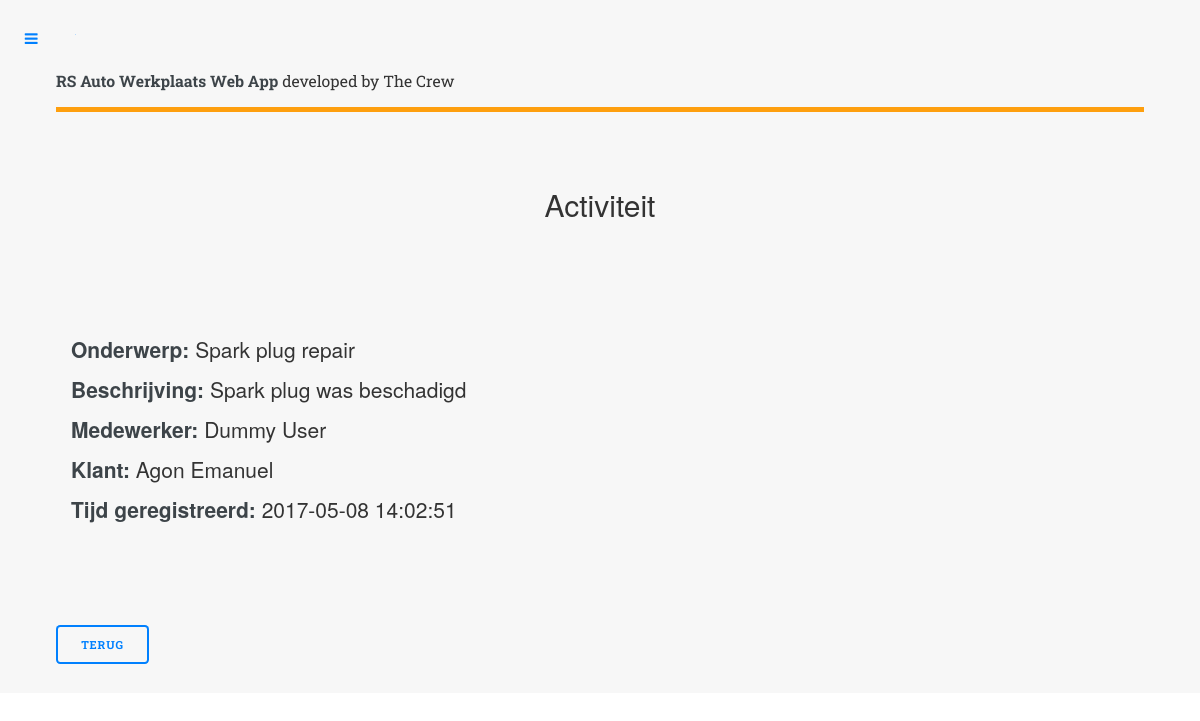
/view_activity.php?id=1, run on the app's committed database.
### tables this page shows
CREATE TABLE `activities` (
  `id` int(11) NOT NULL AUTO_INCREMENT,
  `user_id` int(11) NOT NULL,
  `person_id` int(11) NOT NULL,
  `topic` varchar(45) NOT NULL,
  `description` varchar(255) NOT NULL,
  `created_at` timestamp NULL DEFAULT NULL,
  PRIMARY KEY (`id`)
);

CREATE TABLE `users` (
  `id` int(11) NOT NULL AUTO_INCREMENT,
  `user_role_id` int(11) NOT NULL,
  `firstname` varchar(255) NOT NULL,
  `lastname` varchar(255) NOT NULL,
  `address` varchar(255) NOT NULL,
  `email` varchar(255) NOT NULL,
  `phone` varchar(255) NOT NULL,
  `image` varchar(255) NOT NULL DEFAULT '0',
  `password` varchar(255) NOT NULL,
  `created_at` timestamp NOT NULL DEFAULT CURRENT_TIMESTAMP,
  PRIMARY KEY (`id`)
);

CREATE TABLE `persons` (
  `id` int(11) NOT NULL AUTO_INCREMENT,
  `firstname` varchar(255) NOT NULL,
  `lastname` varchar(255) NOT NULL,
  `address` varchar(255) NOT NULL,
  `email` varchar(255) NOT NULL,
  `phone` varchar(255) NOT NULL,
  `created_at` timestamp NOT NULL DEFAULT CURRENT_TIMESTAMP,
  PRIMARY KEY (`id`)
);

### view_activity.php (the view, shortened to what this page needs)
<?php
	require 'includes/head.php';
	require 'backend/db.php';
	$id = $_GET['id'];
	$sql = "SELECT activities.*, users.firstname AS u_fname, users.lastname AS u_lname, persons.firstname AS p_fname, persons.lastname AS p_lname FROM activities
			INNER JOIN users ON users.id = activities.user_id
			INNER JOIN persons ON persons.id = activities.person_id
			WHERE activities.id = '$id'";
	$query = $conn->query($sql);
	while ($result = $query->fetch_assoc()) {
		$topic = $result['topic'];
		$description = $result['description'];
		$user_fullname = $result['u_fname'].' '.$result['u_lname'];
		$person_fullname = $result['p_fname'].' '.$result['p_lname'];
		$registered = $result['created_at'];
	}
?>
<div id="wrapper">
	<div id="main">
		<div class="inner">
				<?php
					require 'includes/header.php';
				?>
			<section>
				<header class="main">
					<div align="center"><h2>Activiteit</h2></div>
				</header>
				<section id="banner">
					<div class="content">
						<p style="font-size: 1.5em;"><b>Onderwerp: </b><?php echo $topic; ?></p>
						<p style="font-size: 1.5em;""><b>Beschrijving: </b><?php echo $description; ?></p>
						<p style="font-size: 1.5em;""><b>Medewerker: </b><?php echo $user_fullname; ?></p>
						<p style="font-size: 1.5em;""><b>Klant: </b><?php echo $person_fullname; ?></p>
						<p style="font-size: 1.5em;""><b>Tijd geregistreerd: </b><?php echo $registered; ?></p>
					</div>
				</section>
				<button class="button" onclick="history.go(-1);">Terug</button>
			</section>
		</div>
	</div>
</div>
<?php
	require 'includes/foot.php';
?>

### assets/css/main.css (style rules this page uses)
html, body, div, span, applet, object, iframe, h1, h2, h3, h4, h5, h6, p, blockquote, pre, a, abbr, acronym, address, big, cite, code, del, dfn, em, img, ins, kbd, q, s, samp, small, strike, strong, sub, sup, tt, var, b, u, i, center, dl, dt, dd, ol, ul, li, fieldset, form, label, legend, table, caption, tbody, tfoot, thead, tr, th, td, article, aside, canvas, details, embed, figure, figcaption, footer, header, hgroup, menu, nav, output, ruby, section, summary, time, mark, audio, video { margin: 0; padding: 0; border: 0; font-size: 100%; font: inherit; vertical-align: baseline; }
article, aside, details, figcaption, figure, footer, header, hgroup, menu, nav, section { display: block; }
body { line-height: 1; }
body { -webkit-text-size-adjust: none; }
*, *:before, *:after { -moz-box-sizing: border-box; -webkit-box-sizing: border-box; box-sizing: border-box; }
body { -ms-overflow-style: scrollbar; }
body { background: #ffffff; }
body, input, select, textarea { color: #7f888f; font-family: "Open Sans", sans-serif; font-size: 13pt; font-weight: 400; line-height: 1.65; }
@media screen and (max-width: 1680px) { body, input, select, textarea { font-size: 11pt; } }
@media screen and (max-width: 1280px) { body, input, select, textarea { font-size: 10pt; } }
strong, b { color: #3d4449; font-weight: 600; }
p { margin: 0 0 2em 0; }
h1, h2, h3, h4, h5, h6 { color: #3d4449; font-family: "Roboto Slab", serif; font-weight: 700; line-height: 1.5; margin: 0 0 1em 0; }
h2 { font-size: 1.75em; }
header.main > :last-child { margin: 0 0 1em 0; }
input[type="submit"], input[type="reset"], input[type="button"], button, .button { -moz-appearance: none; -webkit-appearance: none; -ms-appearance: none; appearance: none; -moz-transition: background-color 0.2s ease-in-out, color 0.2s ease-in-out; -webkit-transition: background-color 0.2s ease-in-out, color 0.2s ease-in-out; -ms-transition: background-color 0.2s ease-in-out, color 0.2s ease-in-out; transition: background-color 0.2s ease-in-out, color 0.2s ease-in-out; background-color: transparent; border-radius: 0.375em; border: 0; box-shadow: inset 0 0 0 2px #0080FE; color: #0080FE !important; cursor: pointer; display: inline-block; font-family: "Roboto Slab", serif; font-size: 0.8em; font-weight: 700; height: 3.5em; letter-spacing: 0.075em; line-height: 3.5em; padding: 0 2.25em; text-align: center; text-decoration: none; text-transform: uppercase; white-space: nowrap; }
#wrapper { display: -moz-flex; display: -webkit-flex; display: -ms-flex; display: flex; -moz-flex-direction: row-reverse; -webkit-flex-direction: row-reverse; -ms-flex-direction: row-reverse; flex-direction: row-reverse; min-height: 100vh; }
#main { -moz-flex-grow: 1; -webkit-flex-grow: 1; -ms-flex-grow: 1; flex-grow: 1; -moz-flex-shrink: 1; -webkit-flex-shrink: 1; -ms-flex-shrink: 1; flex-shrink: 1; width: 100%; }
#main > .inner { padding: 0 6em 0.1em 6em ; margin: 0 auto; max-width: 110em; }
#main > .inner > section { padding: 6em 0 4em 0 ; border-top: solid 2px rgba(210, 215, 217, 0.75); }
#main > .inner > section:first-of-type { border-top: 0 !important; }
@media screen and (max-width: 1680px) { #main > .inner { padding: 0 5em 0.1em 5em ; } }
@media screen and (max-width: 1680px) { #main > .inner > section { padding: 5em 0 3em 0 ; } }
@media screen and (max-width: 1280px) { #main > .inner { padding: 0 4em 0.1em 4em ; } }
@media screen and (max-width: 1280px) { #main > .inner > section { padding: 4em 0 2em 0 ; } }
#banner { padding: 6em 0 4em 0 ; display: -moz-flex; display: -webkit-flex; display: -ms-flex; display: flex; }
#banner .content { -moz-flex-grow: 1; -webkit-flex-grow: 1; -ms-flex-grow: 1; flex-grow: 1; -moz-flex-shrink: 1; -webkit-flex-shrink: 1; -ms-flex-shrink: 1; flex-shrink: 1; width: 50%; }
@media screen and (orientation: portrait) { #banner { -moz-flex-direction: column-reverse; -webkit-flex-direction: column-reverse; -ms-flex-direction: column-reverse; flex-direction: column-reverse; } }
@media screen and (orientation: portrait) { #banner .content { -moz-flex-grow: 0; -webkit-flex-grow: 0; -ms-flex-grow: 0; flex-grow: 0; -moz-flex-shrink: 0; -webkit-flex-shrink: 0; -ms-flex-shrink: 0; flex-shrink: 0; width: 100%; } }

### assets/css/my_css.css (style rules this page uses)
.inner { background: #F7F7F7; }

### data on the page
activities: topic "Spark plug repair", description "Spark plug was beschadigd", user.lastname "Dummy User", person.lastname "Agon Emanuel", created_at "2017-05-08 14:02:51"
